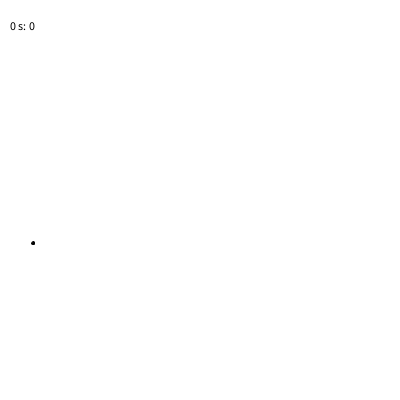
Frame 1 (no input)
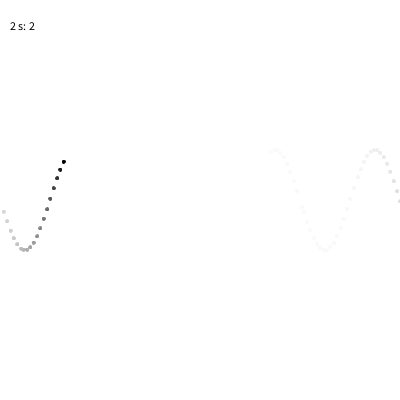
Frame 60 (the mouse pressed at the canvas centre just before this capture)
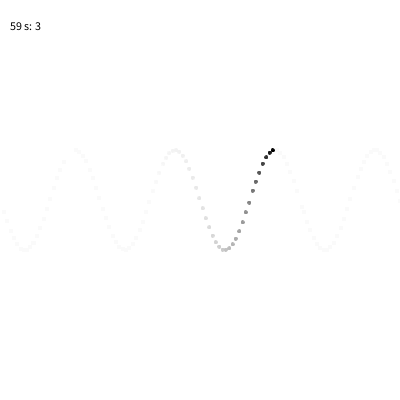
Frame 120 (the mouse held since frame 60 and released just before this capture)

The Processing sketch that drew these frames (run headless with seeded random() and noise(); from frame 60 on, the mouse is pressed at the canvas centre):

// Processing sketch: sketch_180211a
// ── sketch_180211a.pde
PVector pos, vel, acc;
float timeLast, timeNow;
float delta;
float ups, ups_display;
float ups_ms = 0;
float millisPerTick = 1000.0 / 30.0;
float freq = 4.0;
float width_over_freq = 0;
float angle = 0;
float amp;
float timesPerSecond = 2;

void setup() {
  size(400,400);
  pos = new PVector(0, height / 2);
  vel = new PVector(1,0);
  acc = new PVector(0,0);
  amp = height / 8;
  //frameRate(12);
  background(255);
  width_over_freq = width / freq;
  
}

void draw() {
  //background(255);
  noStroke();
  fill(255,25);
  rect(0,0,width, height);
  fill(255);
  rect(0,0,width,50);
  stroke(0);
  fill(0);
  timeNow = millis();
  delta = (timeNow - timeLast);// / millisPerTick;
  ups_ms += (timeNow - timeLast);
  //float dist = width * delta;
  //float time = 1000.0 * delta;
  float speed = (width / (timesPerSecond * 1000.0)) * delta;
  pos.add(PVector.mult(vel, speed));
  angle = TWO_PI * ((pos.x % width_over_freq) / width_over_freq);
  float y = sin(angle);
  
  
  
  
  
  
  ellipse(pos.x, pos.y + (y * amp), 3,3);
  pos.x = pos.x % width;
  //text(delta,10,10);
  
  
  timeLast = timeNow;
  ups += 1;
  if (ups_ms > 1000) {
    ups_ms = 0;
    ups_display = ups;
    ups = 0;
  }
  text(int(ups_display) + " s: " + int(millis() / 1000.0), 10, 30);
  
}
